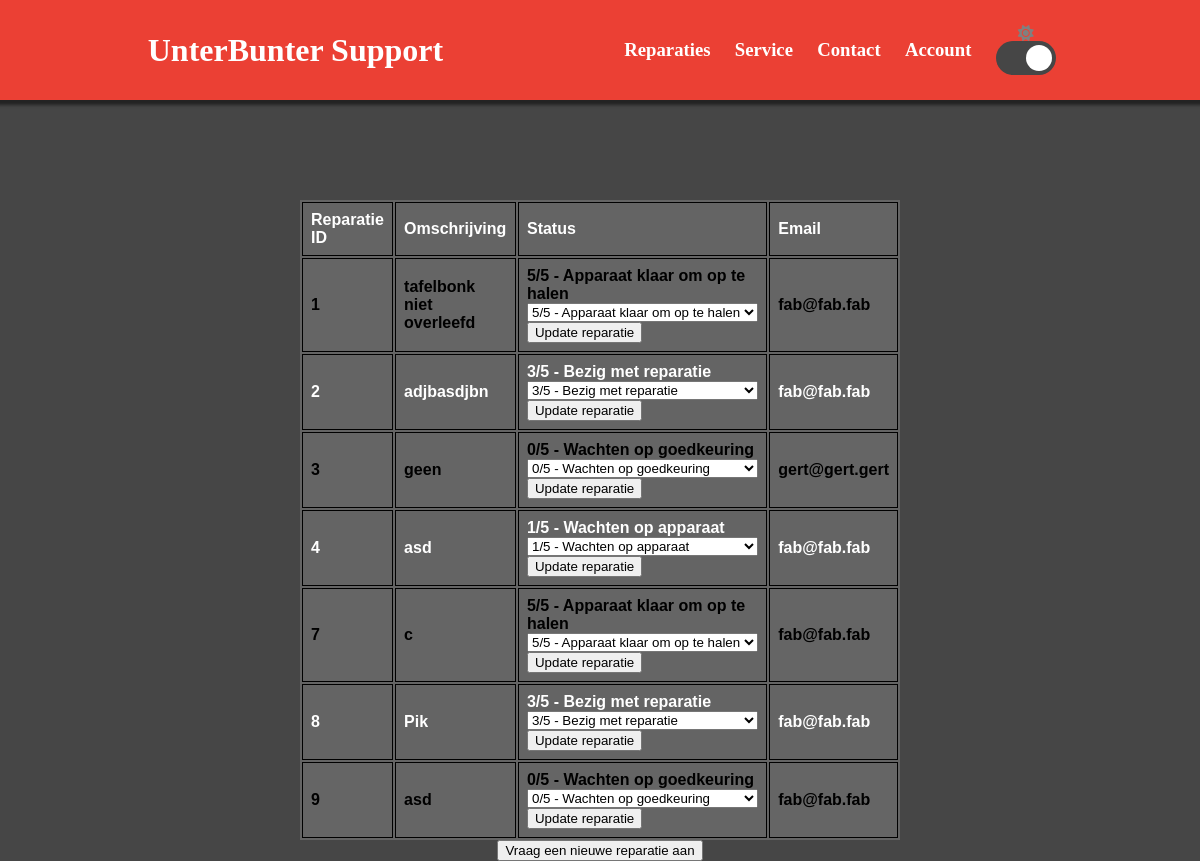
Page /reparaties.php (signed in) on the earlier database version.
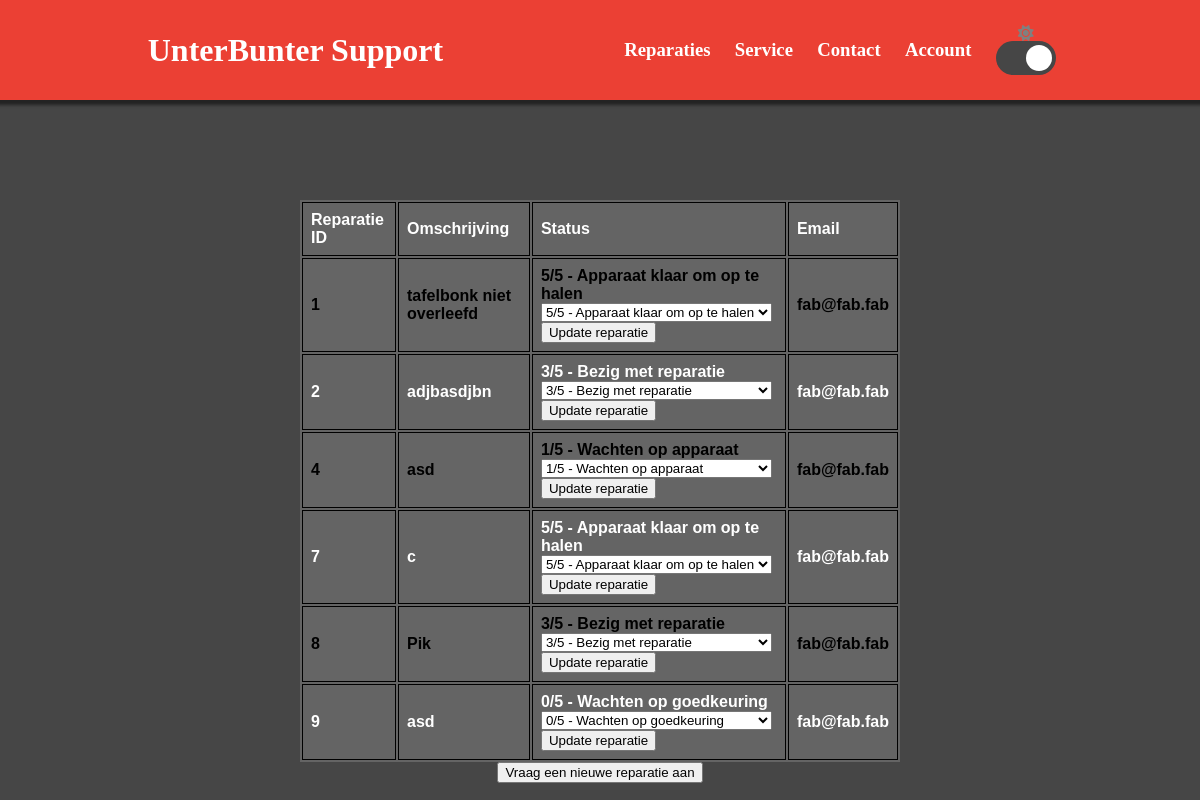
Same page on the later database version.
### tables this page shows
CREATE TABLE IF NOT EXISTS `reparaties` (
  `id` int(11) NOT NULL AUTO_INCREMENT,
  `voornaam` varchar(100) NOT NULL,
  `achternam` varchar(100) NOT NULL,
  `probleem` varchar(10000) NOT NULL,
  `status` int(11) DEFAULT NULL,
  `mail` varchar(1000) DEFAULT NULL,
  PRIMARY KEY (`id`)
);

### reparaties.php (the view, shortened to what this page needs)
<?php include('./includes/init.php') ?>
<!DOCTYPE html>
<html>
    <head>
        <link rel="stylesheet" href="css/reparaties.css">
        <link rel="stylesheet" href="css/index.css">
        <link rel="stylesheet" href="css/Jetbrains-mono.css">
    </head>
    <body id="main">
        <?php include('./includes/header.php') ?>
        <div class="repair">
            <table id="repairTable">
                <?php
                    $sql = "SELECT * FROM reparaties";
                    $row = mysqli_fetch_all(mysqli_query($conn, $sql));
                    $status = array(
                        "0/5 - Wachten op goedkeuring",
                        "1/5 - Wachten op apparaat",
                        "2/5 - Probleem identificeren",
                        "3/5 - Bezig met reparatie",
                        "4/5 - Alles op werking controleren",
                        "5/5 - Apparaat klaar om op te halen"
                    );
                    if(strcmp($_SESSION['type'], 1) == 0){
                        echo"<tr>".
                            "   <th>Reparatie ID </th>".
                            "   <th>Omschrijving</th>".
                            "   <th>Status</th>".
                            "   <th>Email</th>".
                            "</tr>";
                        foreach ($row as $rij) {
                            echo "<tr>\n".
                                    "  <th>{$rij[0]}</th>".
                                    "  <th>{$rij[3]}</th>".
                                    "  <th>".
                                    $status[$rij[4]]."<br>".
                                    "<form action=\"reparaties.php\" method=\"post\">".
                                    "      <select name='values'>";
                                    if($rij[4] == 0){echo "<option value ='0' selected>0/5 - Wachten op goedkeuring</option>";}else{echo "<option value ='0'>0/5 - Wachten op goedkeuring</option>";};
                                    if($rij[4] == 1){echo "<option value ='1' selected>1/5 - Wachten op apparaat</option>";}else{echo "<option value ='1'>1/5 - Wachten op apparaat</option>";};
                                    if($rij[4] == 3){echo "<option value ='3' selected>3/5 - Bezig met reparatie</option>";}else{echo "<option value ='3'>3/5 - Bezig met reparatie</option>";};
                                    if($rij[4] == 5){echo "<option value ='5' selected>5/5 - Apparaat klaar om op te halen</option>";}else{echo "<option value ='5'>5/5 - Apparaat klaar om op te halen</option>";};
                                    echo "       </select> <br>".
                                    "       <input type=\"submit\" name=\"repairUpdate[{$rij[0]}]\" value=\"Update reparatie\">".
                                    "</form>".
                                     "  </th>".
                                     "  <th>{$rij[5]}</th>";
                        }
                    }
                ?>
            </table>
                <button onclick="hide()">Vraag een nieuwe reparatie aan</button>
        </div>
    </body>
</html>

### includes/header.php (shortened to what this page needs)
<div class="header">
    <h1><a href="index.php">UnterBunter Support</a></h1>
    <div class="opties">
        <h3><a href="reparaties.php">Reparaties</a></h3>
        <h3><a href="service.php">Service</a></h3>
        <h3><a href="contact.php">Contact</a></h3>
        <h3><a href="login.php">Account</a></h3>
        <div class="switchdiv">
            <i id="sun" class="fa-solid fa-sun">
            <label class="switch">
                <span class="slider round"></i></span>
        </div>
    </div>
</div>

### css/reparaties.css (style rules this page uses)
.repair { font-family: arial, sans-serif; border-collapse: collapse; width: 50%; position: relative; display: block; margin-left: auto; margin-right: auto; top: 200px; border-radius: 20px; color: rgb(0, 0, 0); text-align: center; }
td, th { border: 1px solid #000000; text-align: left; padding: 8px; }
tr:nth-child(even) { background-color: #656565; color: black; }

### css/index.css (style rules this page uses)
html, body { font-family: 'Jetbrains Mono'; margin: 0; padding: 0; width: 100%; height: 100%; background-color: white; }
.switch { position: fixed; }
.header { position: fixed; display: flex; align-items: center; justify-content: space-between; top: 0px; width: 100%; height: 100px; background-color: #eb4034; box-shadow: 0px 0px 3px 5px rgba(0, 0, 0, 0.5); text-decoration: none; z-index: 999; }
.header h1 a { text-decoration: none; position: relative; left: 50%; align-items: center; text-align: center; color: rgb(255, 255, 255); }
.header .opties { position: absolute; text-align: center; display: flex; justify-content: space-between; align-items: center; right: 10%; width: 40%; height: 100%; color: rgb(255, 255, 255); }
.switchdiv { display: flex; width: 60px; height: 120px; align-items: center; justify-content: space-around; flex-direction: column; }
.switchdiv i { color: yellow; }
.switch { position: relative; display: inline-block; width: 60px; height: 34px; }
.slider { position: absolute; cursor: pointer; top: 0; left: 0; right: 0; bottom: 0; background-color: #ccc; -webkit-transition: .4s; transition: .4s; }
.slider:before { position: absolute; content: ""; height: 26px; width: 26px; left: 4px; bottom: 4px; background-color: white; -webkit-transition: .4s; transition: .4s; }
input:checked + .slider { background-color: rgb(70, 70, 70); }
input:checked + .slider:before { -webkit-transform: translateX(26px); -ms-transform: translateX(26px); transform: translateX(26px); }
.slider.round { border-radius: 34px; }
.slider.round:before { border-radius: 50%; }
.header .opties h3 a { text-decoration: none; color: white; }

Differences in the rows shown:
removed reparaties: id "3", probleem "geen", status "0/5 - Wachten op goedkeuring", values "0/5 - Wachten op goedkeuring", mail "gert@gert.gert"
